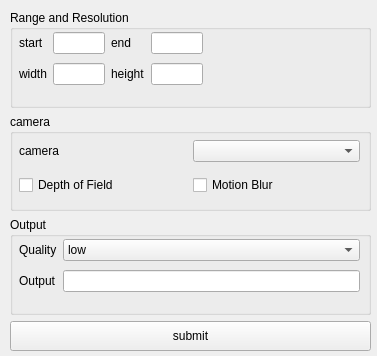
<?xml version="1.0" encoding="UTF-8"?>
<ui version="4.0">
 <class>Form</class>
 <widget class="QWidget" name="Form">
  <property name="geometry">
   <rect>
    <x>0</x>
    <y>0</y>
    <width>377</width>
    <height>356</height>
   </rect>
  </property>
  <property name="windowTitle">
   <string>Form</string>
  </property>
  <widget class="QWidget" name="verticalLayoutWidget">
   <property name="geometry">
    <rect>
     <x>10</x>
     <y>10</y>
     <width>361</width>
     <height>341</height>
    </rect>
   </property>
   <layout class="QVBoxLayout" name="verticalLayout">
    <item>
     <widget class="QGroupBox" name="groupBox_3">
      <property name="title">
       <string>Range and Resolution</string>
      </property>
      <widget class="QWidget" name="gridLayoutWidget_3">
       <property name="geometry">
        <rect>
         <x>9</x>
         <y>19</y>
         <width>184</width>
         <height>61</height>
        </rect>
       </property>
       <layout class="QGridLayout" name="gridLayout_3">
        <item row="0" column="0">
         <widget class="QLabel" name="label_4">
          <property name="layoutDirection">
           <enum>Qt::RightToLeft</enum>
          </property>
          <property name="text">
           <string>start</string>
          </property>
         </widget>
        </item>
        <item row="0" column="2">
         <widget class="QLabel" name="label_5">
          <property name="text">
           <string>end</string>
          </property>
         </widget>
        </item>
        <item row="0" column="3">
         <widget class="QLineEdit" name="txtEndFrame"/>
        </item>
        <item row="0" column="1">
         <widget class="QLineEdit" name="txtStartFrame"/>
        </item>
        <item row="1" column="0">
         <widget class="QLabel" name="label_6">
          <property name="text">
           <string>width</string>
          </property>
         </widget>
        </item>
        <item row="1" column="1">
         <widget class="QLineEdit" name="txtWidth"/>
        </item>
        <item row="1" column="3">
         <widget class="QLineEdit" name="txtHeight"/>
        </item>
        <item row="1" column="2">
         <widget class="QLabel" name="label_7">
          <property name="text">
           <string>height</string>
          </property>
         </widget>
        </item>
       </layout>
      </widget>
     </widget>
    </item>
    <item>
     <layout class="QVBoxLayout" name="verticalLayout_2">
      <item>
       <widget class="QGroupBox" name="groupBox">
        <property name="title">
         <string>camera</string>
        </property>
        <widget class="QWidget" name="gridLayoutWidget">
         <property name="geometry">
          <rect>
           <x>9</x>
           <y>19</y>
           <width>341</width>
           <height>71</height>
          </rect>
         </property>
         <layout class="QGridLayout" name="gridLayout">
          <property name="sizeConstraint">
           <enum>QLayout::SetDefaultConstraint</enum>
          </property>
          <item row="0" column="1">
           <widget class="QComboBox" name="cmBxCamera"/>
          </item>
          <item row="0" column="0">
           <widget class="QLabel" name="label">
            <property name="layoutDirection">
             <enum>Qt::RightToLeft</enum>
            </property>
            <property name="text">
             <string>camera</string>
            </property>
           </widget>
          </item>
          <item row="1" column="0">
           <widget class="QCheckBox" name="chBxDof">
            <property name="text">
             <string>Depth of Field</string>
            </property>
           </widget>
          </item>
          <item row="1" column="1">
           <widget class="QCheckBox" name="chBxMotionBlur">
            <property name="text">
             <string>Motion Blur</string>
            </property>
           </widget>
          </item>
         </layout>
        </widget>
       </widget>
      </item>
     </layout>
    </item>
    <item>
     <widget class="QGroupBox" name="groupBox_2">
      <property name="title">
       <string>Output</string>
      </property>
      <widget class="QWidget" name="gridLayoutWidget_2">
       <property name="geometry">
        <rect>
         <x>9</x>
         <y>19</y>
         <width>341</width>
         <height>61</height>
        </rect>
       </property>
       <layout class="QGridLayout" name="gridLayout_2">
        <item row="0" column="0">
         <widget class="QLabel" name="label_2">
          <property name="text">
           <string>Quality</string>
          </property>
         </widget>
        </item>
        <item row="1" column="0">
         <widget class="QLabel" name="label_3">
          <property name="text">
           <string>Output</string>
          </property>
         </widget>
        </item>
        <item row="0" column="1">
         <widget class="QComboBox" name="cmbxQuality">
          <item>
           <property name="text">
            <string>low</string>
           </property>
          </item>
          <item>
           <property name="text">
            <string>med</string>
           </property>
          </item>
          <item>
           <property name="text">
            <string>high</string>
           </property>
          </item>
         </widget>
        </item>
        <item row="1" column="1">
         <widget class="QLineEdit" name="txtOutput">
          <property name="readOnly">
           <bool>true</bool>
          </property>
         </widget>
        </item>
       </layout>
      </widget>
     </widget>
    </item>
    <item>
     <widget class="QPushButton" name="btnSubmit">
      <property name="minimumSize">
       <size>
        <width>0</width>
        <height>30</height>
       </size>
      </property>
      <property name="text">
       <string>submit</string>
      </property>
     </widget>
    </item>
   </layout>
  </widget>
 </widget>
 <resources/>
 <connections/>
</ui>
